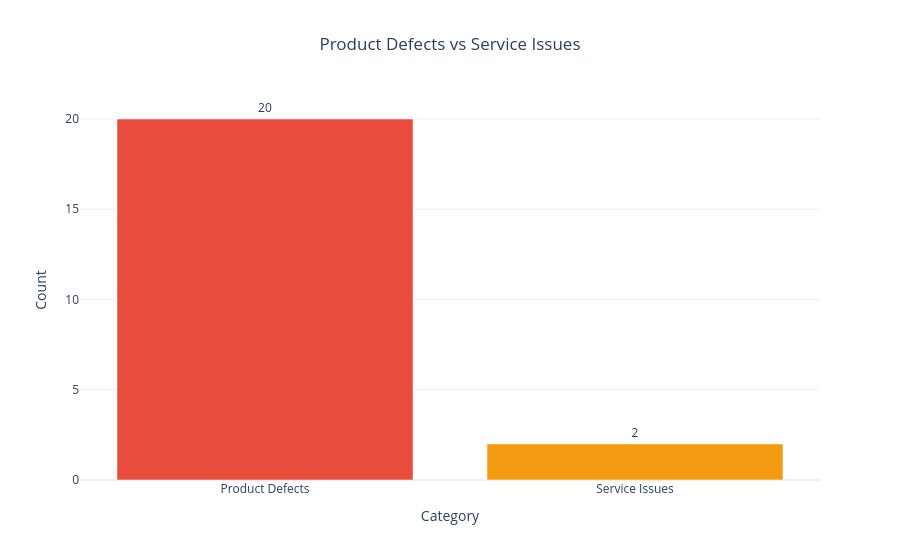

Notebook cell for this chart:
### Code cell
# Chart 3 — Defects vs Service Issues breakdown
radar_summary = pd.DataFrame({
    'Category': ['Product Defects', 'Service Issues'],
    'Count': [len(defects), len(services)],
    'Color': ['#e74c3c', '#f39c12']
})

fig = px.bar(
    radar_summary,
    x='Category', y='Count',
    title='Product Defects vs Service Issues',
    color='Category',
    color_discrete_map={'Product Defects': '#e74c3c', 'Service Issues': '#f39c12'},
    text='Count',
    template='plotly_white'
)
fig.update_layout(title_x=0.5, showlegend=False)
fig.update_traces(textposition='outside')
fig.show()

### Figure 1 — Plotly figure (JSON) as saved in the notebook; plotly's stock layout.template omitted (floating-point values rounded to 4 significant figures)
{"data": [{"hovertemplate": "Category=%{x}<br>Count=%{text}<extra></extra>", "legendgroup": "Product Defects", "marker": {"color": "#e74c3c", "pattern": {"shape": ""}}, "name": "Product Defects", "orientation": "v", "showlegend": true, "text": [20.0], "textposition": "outside", "type": "bar", "x": ["Product Defects"], "xaxis": "x", "y": [20], "yaxis": "y"}, {"hovertemplate": "Category=%{x}<br>Count=%{text}<extra></extra>", "legendgroup": "Service Issues", "marker": {"color": "#f39c12", "pattern": {"shape": ""}}, "name": "Service Issues", "orientation": "v", "showlegend": true, "text": [2.0], "textposition": "outside", "type": "bar", "x": ["Service Issues"], "xaxis": "x", "y": [2], "yaxis": "y"}], "layout": {"barmode": "relative", "legend": {"title": {"text": "Category"}, "tracegroupgap": 0}, "showlegend": false, "title": {"text": "Product Defects vs Service Issues", "x": 0.5}, "xaxis": {"anchor": "y", "categoryarray": ["Product Defects", "Service Issues"], "categoryorder": "array", "domain": [0, 1], "title": {"text": "Category"}}, "yaxis": {"anchor": "x", "domain": [0, 1], "title": {"text": "Count"}}}}
